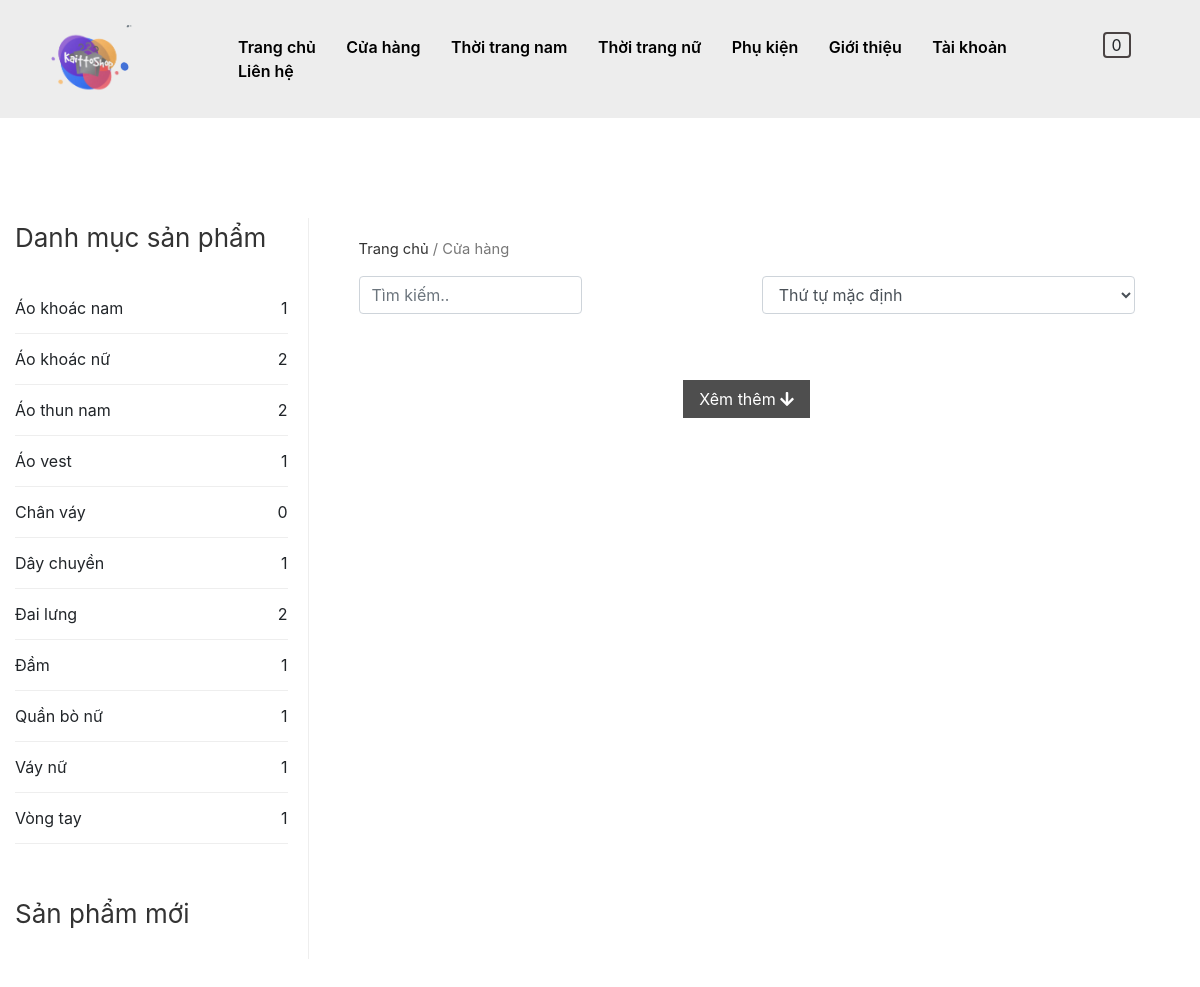
The app's page /?controller=cua-hang with its own data.
### tables this page shows
CREATE TABLE `catalog` (
  `id` int(11) NOT NULL,
  `parent_id` int(11) NOT NULL,
  `name` varchar(200) NOT NULL
);

### index.php (called while the page is built)
<?php include('controller/route.php') ?>

### models/db.php (called while the page is built, shortened)
<?php
	 class db{
		private $host ='localhost';
		private $user ='root';
		private $pass = '';
		private $database = "kaittoshop";
		public function connect(){
			$this->conn = new mysqli($this->host,$this->user,$this->pass,$this->database);
			if(!$this->conn){
				die;
			}else{
				mysqli_set_charset($this->conn,'utf8');
				return $this->conn;
			}
		}
	}
?>

### models/userModel.php (called while the page is built, shortened)
<?php
	include "db.php";
	class userModel extends db
	{
			public function show_all_catalog(){
				$sql="SELECT count(product.catalog_id) counts,catalog.*  FROM `catalog` LEFT JOIN product On catalog.id = product.catalog_id GROUP BY product.catalog_id order by catalog.name";
				$data=$this->connect()->query($sql);
				 return $data;
			}
	}
 ?>

### views/user/layout/danhmuc.php (the view, shortened to what this page needs)
<div class="col-md-3 main-left">
	<h2>Danh mục sản phẩm</h2>
	<ul>
		<?php
		while ($row = $catalog->fetch_assoc()) {  ?>
			<li><p onclick="changeDM(<?=$row['id']?>)" style="display: inline;cursor: pointer;"><?=$row['name']?></p>
			<span><?=$row['counts']?></span></li>
		<?php } ?>
	</ul>
	<div class="vip">
		<h2>Sản phẩm mới</h2>
	</div>
</div>

### public/css/style.css (style rules this page uses)
* { margin: 0; padding: 0; list-style-type: none; text-decoration: none; }
.col-md-3 { padding-left: 0px !important; }

### public/css/tatcahang.css (style rules this page uses)
#main .main-left { padding: 0px 20px; }
#main .main-left h2 { font-size: 1.625rem; margin-bottom: .7em; color: #333333; font-weight: 400; margin-bottom: 1em; line-height: 1.5; }
#main .main-left ul li { padding: 13px 0px; border-bottom: 1px solid #eee; }
#main .main-left ul li span { float: right; }
#main .vip { margin-top: 50px; }

### records on screen
catalog: name "Áo khoác nam", counts "1"
catalog: name "Áo khoác nữ", counts "2"
catalog: name "Áo thun nam", counts "2"
catalog: name "Áo vest", counts "1"
catalog: name "Chân váy", counts "0"
catalog: name "Dây chuyền", counts "1"
catalog: name "Đai lưng", counts "2"
catalog: name "Đầm", counts "1"
catalog: name "Quần bò nữ", counts "1"
catalog: name "Váy nữ", counts "1"
catalog: name "Vòng tay", counts "1"

### other values on screen
$breadcrumb "Cửa hàng"
